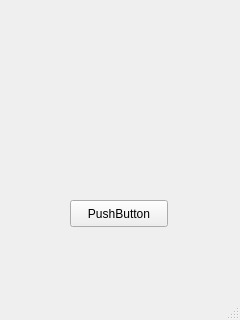
<?xml version="1.0" encoding="UTF-8"?>
<ui version="4.0">
 <class>MainWindow2</class>
 <widget class="QMainWindow" name="MainWindow2">
  <property name="geometry">
   <rect>
    <x>0</x>
    <y>0</y>
    <width>240</width>
    <height>320</height>
   </rect>
  </property>
  <property name="windowTitle">
   <string>MainWindow</string>
  </property>
  <widget class="QWidget" name="centralwidget">
   <widget class="QPushButton" name="pushButton">
    <property name="geometry">
     <rect>
      <x>70</x>
      <y>200</y>
      <width>98</width>
      <height>27</height>
     </rect>
    </property>
    <property name="text">
     <string>PushButton</string>
    </property>
   </widget>
  </widget>
  <widget class="QMenuBar" name="menubar">
   <property name="geometry">
    <rect>
     <x>0</x>
     <y>0</y>
     <width>240</width>
     <height>25</height>
    </rect>
   </property>
  </widget>
  <widget class="QStatusBar" name="statusbar"/>
 </widget>
 <resources/>
 <connections/>
</ui>
